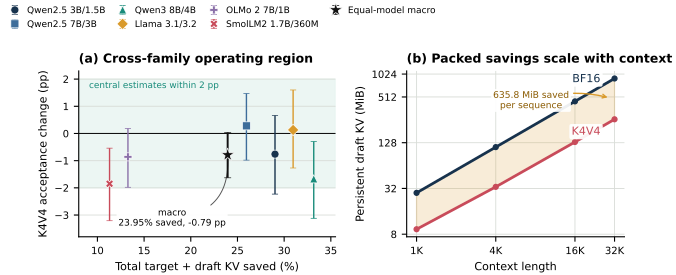

The script that saved this image:
"""Regenerate Figure 3 (memory_acceptance_landscape.pdf); CPU only.

Run from the repository root:

    python paper/figures/memory_acceptance_landscape.py

Panel (a) plots the rows of Table 2 (total KV saved, K4V4 acceptance change and
paired 95% CI). They are copied here because the cross-family aggregate is not
yet frozen in ``results/``. Panel (b) reads the frozen packed-storage
measurements.
"""
from __future__ import annotations

import argparse
import json
from pathlib import Path

import matplotlib

matplotlib.use("Agg")
import matplotlib.pyplot as plt

ROOT = Path(__file__).resolve().parents[2]
PACKED = ROOT / "results" / "packed" / "qwen25_15b_summary.json"
OUT = Path(__file__).resolve().with_suffix(".pdf")

# label, total KV saved (%), K4V4 - BF16 acceptance (pp), 95% CI, color, marker
PAIRS = [
    ("Qwen2.5 3B/1.5B", 29.02, -0.76, (-2.23, 0.66), "#17324d", "o"),
    ("Qwen2.5 7B/3B", 25.96, 0.28, (-0.98, 1.47), "#3d6d9a", "s"),
    ("Qwen3 8B/4B", 33.17, -1.67, (-3.12, -0.30), "#188b7a", "^"),
    ("Llama 3.1/3.2", 30.96, 0.13, (-1.27, 1.60), "#d99a2b", "D"),
    ("OLMo 2 7B/1B", 13.27, -0.86, (-1.98, 0.18), "#8a6fa8", "P"),
    ("SmolLM2 1.7B/360M", 11.30, -1.85, (-3.21, -0.54), "#c84b5a", "X"),
]
MACRO = (23.95, -0.79, (-1.63, 0.04))  # equal-model macro row of Table 2
CONTEXTS = (1024, 4096, 16384, 32768)
NAVY, RED, GOLD, GRID = "#17324d", "#c84b5a", "#d99a2b", "#d9ddd8"
BOX = dict(boxstyle="round,pad=0.2", fc="white", ec="none", alpha=0.92)


def packed_mib(config: str) -> list[float]:
    rows = json.loads(PACKED.read_text(encoding="utf-8"))["rows"]
    by_context = {r["context"]: r for r in rows if r["config"] == config}
    return [by_context[c]["packed_cache_bytes_model"] / 2**20 for c in CONTEXTS]


def style_axes(ax) -> None:
    ax.spines[["top", "right"]].set_visible(False)
    ax.tick_params(labelsize=7.2)
    ax.set_axisbelow(True)


def operating_region(ax):
    ax.axhspan(-2, 2, color="#dcefe8", alpha=0.55, zorder=0)
    ax.grid(axis="y", color=GRID, linewidth=0.65)
    ax.axhline(0, color="#111111", linewidth=0.8)
    handles = []
    for label, saved, delta, (low, high), color, marker in PAIRS:
        handles.append(ax.errorbar(
            saved, delta, yerr=[[delta - low], [high - delta]], fmt=marker,
            color=color, elinewidth=1.0, capsize=2.2, capthick=0.5,
            markersize=5.8, markeredgecolor="white", markeredgewidth=0.5,
            zorder=3, label=label))
    saved, delta, (low, high) = MACRO
    handles.append(ax.errorbar(
        saved, delta, yerr=[[delta - low], [high - delta]], fmt="*",
        color="#111111", elinewidth=1.4, capsize=2.5, capthick=0.5,
        markersize=10, markeredgecolor="white", markeredgewidth=0.5,
        zorder=4, label="Equal-model macro"))
    ax.annotate(f"macro\n{saved:.2f}% saved, {delta:.2f} pp", xy=(saved, delta),
                xytext=(18.0, -3.11), ha="center", va="center", fontsize=6.5,
                bbox=BOX, zorder=3, arrowprops=dict(
                    arrowstyle="-", color="#555555", linewidth=0.7,
                    connectionstyle="arc3,rad=0.5"))
    ax.text(9.1, 1.92, "central estimates within 2 pp", color="#188b7a",
            fontsize=6.4, ha="left", va="top")
    ax.set_xlim(8, 35.5)
    ax.set_ylim(-3.8, 2.3)
    ax.set_xticks(range(10, 36, 5))
    ax.set_xlabel("Total target + draft KV saved (%)", fontsize=8)
    ax.set_ylabel("K4V4 acceptance change (pp)", fontsize=8)
    ax.set_title("(a) Cross-family operating region", loc="left",
                 fontsize=9, fontweight="bold")
    style_axes(ax)
    return handles


def packed_savings(ax) -> None:
    bf16, k4v4 = packed_mib("none"), packed_mib("k4v4")
    ax.set_xscale("log", base=2)
    ax.set_yscale("log", base=2)
    ax.grid(color=GRID, linewidth=0.65)
    ax.fill_between(CONTEXTS, k4v4, bf16, color=GOLD, alpha=0.18, linewidth=1.0)
    ax.plot(CONTEXTS, bf16, "-o", color=NAVY, linewidth=2.0, markersize=3.5)
    ax.plot(CONTEXTS, k4v4, "-o", color=RED, linewidth=2.0, markersize=3.5)
    ax.text(20000, 880, "BF16", color=NAVY, fontsize=8, ha="center",
            va="center", bbox=BOX)
    ax.text(19900, 179, "K4V4", color=RED, fontsize=8, ha="center",
            va="center", bbox=BOX)
    ax.annotate(f"{bf16[-1] - k4v4[-1]:.1f} MiB saved\nper sequence",
                xy=(30400, 495), xytext=(7600, 460), ha="center", va="center",
                fontsize=6.6, color="#8a5a00", bbox=BOX, arrowprops=dict(
                    arrowstyle="->", color=GOLD, linewidth=1.0,
                    connectionstyle="arc3,rad=-0.15"))
    ax.set_xticks(CONTEXTS, ["1K", "4K", "16K", "32K"])
    ax.set_yticks([8, 32, 128, 512, 1024], ["8", "32", "128", "512", "1024"])
    ax.minorticks_off()
    ax.set_xlabel("Context length", fontsize=8)
    ax.set_ylabel("Persistent draft KV (MiB)", fontsize=8)
    ax.set_title("(b) Packed savings scale with context", loc="left",
                 fontsize=9, fontweight="bold")
    style_axes(ax)


def main() -> None:
    parser = argparse.ArgumentParser(description=__doc__.splitlines()[0])
    parser.add_argument("--out", type=Path, default=OUT)
    args = parser.parse_args()
    plt.rcParams.update({"font.family": "DejaVu Sans", "pdf.fonttype": 42})
    width, height = 486.04, 197.48  # points, the size of the original figure
    fig = plt.figure(figsize=(width / 72, height / 72))
    axes =[fig.add_axes([x0 / width, 27.0 / height, (x1 - x0) / width, 119.4 / height])
            for x0, x1 in ((56.6, 241.7), (293.0, 450.0))]
    handles = operating_region(axes[0])
    packed_savings(axes[1])
    fig.legend(handles=handles, loc="upper left", bbox_to_anchor=(0.003, 0.997),
               ncol=4, frameon=False, fontsize=6.5, handlelength=1.6,
               handletextpad=0.55, columnspacing=1.1, labelspacing=0.57,
               borderaxespad=0.2)
    fig.savefig(args.out, metadata={"CreationDate": None})
    plt.close(fig)
    print(f"wrote {args.out}")


if __name__ == "__main__":
    main()
